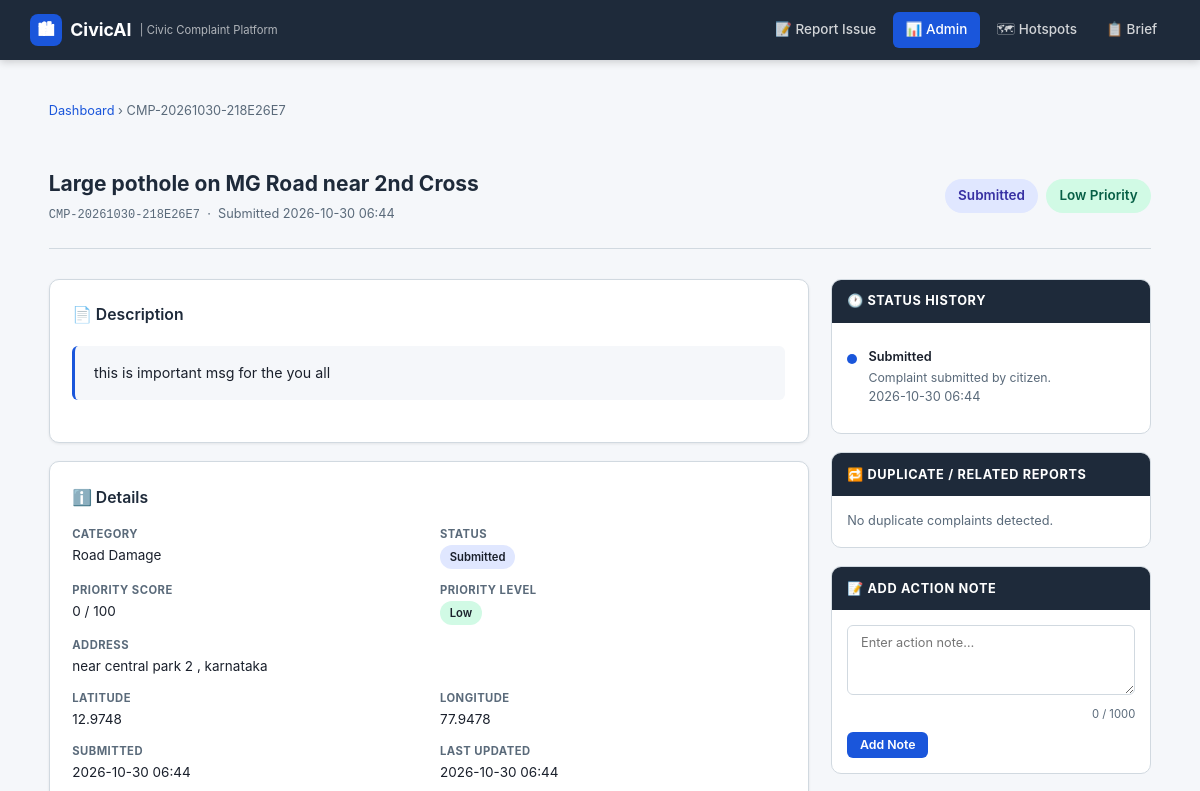
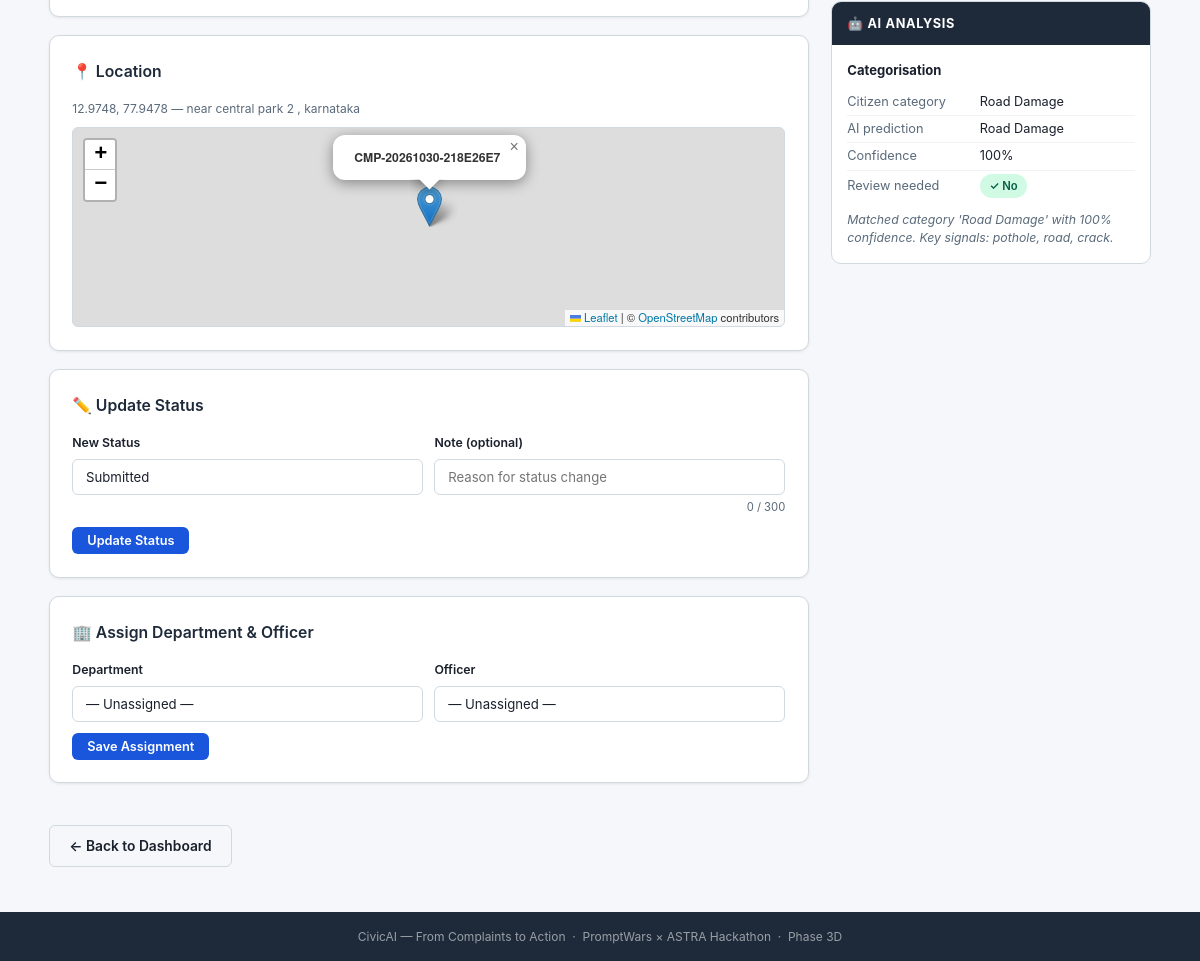
Screenshot of /admin/complaint/CMP-20261030-218E26E7 with the database file from the repository (2 pictures, top to bottom).
### tables this page shows
CREATE TABLE complaints (
    id               INTEGER PRIMARY KEY AUTOINCREMENT,
    complaint_id     TEXT    NOT NULL UNIQUE,
    title            TEXT    NOT NULL,
    description      TEXT    NOT NULL,
    category         TEXT    NOT NULL,
    ai_category      TEXT,
    ai_summary       TEXT,
    image_path       TEXT,
    latitude         REAL,
    longitude        REAL,
    address          TEXT,
    priority_score   REAL    NOT NULL DEFAULT 0.0,
    priority_level   TEXT    NOT NULL DEFAULT 'Low',
    priority_reason  TEXT,
    status           TEXT    NOT NULL DEFAULT 'Submitted',
    department_id    INTEGER,
    assigned_officer INTEGER,
    created_at       TEXT    NOT NULL DEFAULT (datetime('now')),
    updated_at       TEXT    NOT NULL DEFAULT (datetime('now')),
    resolved_at      TEXT, ai_confidence   REAL, ai_explanation  TEXT, ai_needs_review INTEGER NOT NULL DEFAULT 0,
    FOREIGN KEY (department_id)    REFERENCES departments(id) ON DELETE SET NULL,
    FOREIGN KEY (assigned_officer) REFERENCES officers(id)    ON DELETE SET NULL
);

CREATE TABLE status_history (
    id           INTEGER PRIMARY KEY AUTOINCREMENT,
    complaint_id TEXT    NOT NULL,
    old_status   TEXT,
    new_status   TEXT    NOT NULL,
    action_note  TEXT,
    changed_at   TEXT    NOT NULL DEFAULT (datetime('now')),
    FOREIGN KEY (complaint_id) REFERENCES complaints(complaint_id) ON DELETE CASCADE
);

### routes/admin.py (the view)
@admin_bp.route("/complaint/<complaint_id>")
def complaint_detail(complaint_id: str):
    complaint = db.get_complaint_by_id(complaint_id)
    if complaint is None:
        abort(404)
    department      = _get_department(complaint["department_id"])
    officer         = _get_officer(complaint["assigned_officer"])
    status_history  = _get_status_history(complaint_id)
    action_notes    = _get_action_notes(complaint_id)
    duplicate_links = _get_duplicate_links(complaint_id)
    all_departments = db.get_all_departments()
    all_officers = []
    for dept in all_departments:
        all_officers.extend(db.get_officers_by_department(dept["id"]))
    return render_template(
        "admin/detail.html",
        complaint=complaint,
        department=department,
        officer=officer,
        status_history=status_history,
        action_notes=action_notes,
        duplicate_links=duplicate_links,
        statuses=COMPLAINT_STATUSES,
        departments=all_departments,
        all_officers=all_officers,
    )

### templates/admin/detail.html (shortened to what this page needs)
{% extends "base.html" %}
{% block extra_head %}
  {% if complaint.latitude and complaint.longitude %}
  <link rel="stylesheet"
        href="https://unpkg.com/leaflet@1.9.4/dist/leaflet.css"
>
  {% endif %}
{% endblock %}
{% block content %}
<div class="container">
  <nav aria-label="Breadcrumb" style="margin-bottom:1rem;font-size:.85rem;color:var(--text-muted);">
    <a href="{{ url_for('admin.dashboard') }}">Dashboard</a>
    &rsaquo;
    <span>{{ complaint.complaint_id }}</span>
  </nav>
  <div class="page-header">
    <div class="flex justify-between items-center" style="flex-wrap:wrap;gap:1rem;">
      <div>
        <h1 style="font-size:1.4rem;">{{ complaint.title }}</h1>
        <p class="text-muted text-sm" style="margin-top:.25rem;">
          <span class="td-id">{{ complaint.complaint_id }}</span>
          &nbsp;&middot;&nbsp;
          Submitted {{ complaint.created_at[:16] }}
        </p>
      </div>
      <div class="flex gap-1" style="flex-wrap:wrap;">
        {% set status_class = complaint.status | lower | replace(' ', '-') %}
        <span class="badge badge-{{ status_class }}" style="padding:.4rem .9rem;font-size:.9rem;">
          {{ complaint.status }}
        </span>
        {% set p_class = complaint.priority_level | lower %}
        <span class="badge badge-{{ p_class }}" style="padding:.4rem .9rem;font-size:.9rem;">
          {{ complaint.priority_level }} Priority
        </span>
      </div>
    </div>
  </div>
  <div class="detail-grid">
    <div>
      <div class="card" style="margin-bottom:1.25rem;">
        <h2 class="card-title">📄 Description</h2>
        <div class="detail-description">{{ complaint.description }}</div>
      </div>
      <div class="card" style="margin-bottom:1.25rem;">
        <h2 class="card-title">ℹ️ Details</h2>
        <div class="detail-meta">
          <div class="meta-item">
            <label>Category</label>
            <span>{{ complaint.category }}</span>
          </div>
          <div class="meta-item">
            <label>Status</label>
            <span class="badge badge-{{ complaint.status | lower | replace(' ', '-') }}">
              {{ complaint.status }}
            </span>
          </div>
          <div class="meta-item">
            <label>Priority Score</label>
            <span>{{ "%.0f"|format(complaint.priority_score) }} / 100</span>
          </div>
          <div class="meta-item">
            <label>Priority Level</label>
            <span class="badge badge-{{ complaint.priority_level | lower }}">
              {{ complaint.priority_level }}
            </span>
          </div>
          {% if complaint.address %}
          <div class="meta-item" style="grid-column:1/-1;">
            <label>Address</label>
            <span>{{ complaint.address }}</span>
          </div>
          {% endif %}
          {% if complaint.latitude and complaint.longitude %}
          <div class="meta-item">
            <label>Latitude</label>
            <span>{{ complaint.latitude }}</span>
          </div>
          <div class="meta-item">
            <label>Longitude</label>
            <span>{{ complaint.longitude }}</span>
          </div>
          {% endif %}
          <div class="meta-item">
            <label>Submitted</label>
            <span>{{ complaint.created_at[:16] }}</span>
          </div>
          <div class="meta-item">
            <label>Last Updated</label>
            <span>{{ complaint.updated_at[:16] }}</span>
          </div>
        </div>
      </div>
      {% if complaint.latitude and complaint.longitude %}
      <div class="card" style="margin-bottom:1.25rem;">
        <h2 class="card-title">📍 Location</h2>
        <p style="font-size:.8rem;color:var(--text-muted);margin-bottom:.6rem;">
          {{ complaint.latitude }}, {{ complaint.longitude }}
          {% if complaint.address %} &mdash; {{ complaint.address | e }}{% endif %}
        </p>
        <div id="detail-map" aria-label="Complaint location map"></div>
      </div>
      {% endif %}
      <div class="card" style="margin-bottom:1.25rem;">
        <h2 class="card-title">✏️ Update Status</h2>
        <form method="POST"
              action="{{ url_for('admin.complaint_update', complaint_id=complaint.complaint_id) }}">
          <div style="display:grid;grid-template-columns:1fr 1fr;gap:.75rem;margin-bottom:.75rem;">
            <div>
              <label for="new_status" style="font-size:.82rem;">New Status</label>
              <select id="new_status" name="new_status" style="font-size:.88rem;">
                {% for st in statuses %}
                  <option value="{{ st }}"
                    {{ 'selected' if complaint.status == st else '' }}>
                    {{ st }}
                  </option>
                {% endfor %}
              </select>
            </div>
            <div>
              <label for="action_note_status" style="font-size:.82rem;">Note (optional)</label>
              <input type="text" id="action_note_status" name="action_note"
                     placeholder="Reason for status change"
                     maxlength="300" style="font-size:.88rem;">
            </div>
          </div>
          <button type="submit" class="btn btn-primary" style="font-size:.85rem;padding:.4rem 1rem;">
            Update Status
          </button>
        </form>
      </div>
      <div class="card" style="margin-bottom:1.25rem;">
        <h2 class="card-title">🏢 Assign Department &amp; Officer</h2>
        <form method="POST"
              action="{{ url_for('admin.complaint_update', complaint_id=complaint.complaint_id) }}">
          <div style="display:grid;grid-template-columns:1fr 1fr;gap:.75rem;margin-bottom:.75rem;">
            <div>
              <label for="department_id" style="font-size:.82rem;">Department</label>
              <select id="department_id" name="department_id" style="font-size:.88rem;">
                <option value="0">— Unassigned —</option>
              </select>
            </div>
            <div>
              <label for="officer_id" style="font-size:.82rem;">Officer</label>
              <select id="officer_id" name="officer_id" style="font-size:.88rem;">
                <option value="0">— Unassigned —</option>
              </select>
            </div>
          </div>
          <button type="submit" class="btn btn-primary" style="font-size:.85rem;padding:.4rem 1rem;">
            Save Assignment
          </button>
        </form>
      </div>
    </div>
    <div>
      <div class="sidebar-card" style="margin-bottom:1.25rem;">
        <div class="sidebar-header">🕐 Status History</div>
        <div class="sidebar-body">
          {% if status_history %}
          <ul class="history-list">
            {% for h in status_history %}
            <li class="history-item">
              <span class="history-dot"></span>
              <div>
                <p style="font-size:.85rem;font-weight:600;">
                  {% if h.old_status %}
                    {{ h.old_status }} → {{ h.new_status }}
                  {% else %}
                    {{ h.new_status }}
                  {% endif %}
                </p>
                {% if h.action_note %}
                <p style="font-size:.82rem;color:var(--text-muted);">{{ h.action_note }}</p>
                {% endif %}
                <p class="text-muted text-sm">{{ h.changed_at[:16] }}</p>
              </div>
            </li>
            {% endfor %}
          </ul>
          {% else %}
          <p class="text-muted text-sm">No history recorded.</p>
          {% endif %}
        </div>
      </div>
      <div class="sidebar-card" style="margin-bottom:1.25rem;">
        <div class="sidebar-header">🔁 Duplicate / Related Reports</div>
        <div class="sidebar-body">
          {% if duplicate_links %}
          <ul class="history-list">
            {% for d in duplicate_links %}
            <li class="history-item">
              <span class="history-dot" style="background:var(--accent-orange);"></span>
              <div>
                <a href="{{ url_for('admin.complaint_detail', complaint_id=d.matched_complaint_id) }}"
                   style="font-size:.85rem;font-weight:600;">
                  {{ d.matched_complaint_id }}
                </a>
                <p class="text-muted text-sm">
                  Similarity: {{ "%.0f"|format(d.similarity_score * 100) }}%
                </p>
                {% if d.explanation %}
                <p class="text-muted text-sm" style="font-style:italic;">
                  {{ d.explanation | truncate(90) }}
                </p>
                {% endif %}
              </div>
            </li>
            {% endfor %}
          </ul>
          {% else %}
          <p class="text-muted text-sm">No duplicate complaints detected.</p>
          {% endif %}
        </div>
      </div>
      <div class="sidebar-card" style="margin-bottom:1.25rem;">
        <div class="sidebar-header">📝 Add Action Note</div>
        <div class="sidebar-body">
          <form method="POST"
                action="{{ url_for('admin.complaint_add_note', complaint_id=complaint.complaint_id) }}">
            <div class="form-group" style="margin-bottom:.6rem;">
              <textarea name="note" rows="3"
                        placeholder="Enter action note…"
                        maxlength="1000"
                        style="font-size:.85rem;resize:vertical;min-height:70px;"></textarea>
            </div>
            <button type="submit" class="btn btn-primary"
                    style="font-size:.82rem;padding:.35rem .85rem;">
              Add Note
            </button>
          </form>
        </div>
      </div>
      <div class="sidebar-card">
        <div class="sidebar-header">🤖 AI Analysis</div>
        <div class="sidebar-body" style="font-size:.87rem;">
          <p style="font-weight:700;margin-bottom:.5rem;">Categorisation</p>
          <table style="width:100%;border-collapse:collapse;font-size:.85rem;">
            <tr>
              <td style="color:var(--text-muted);padding:.2rem .4rem .2rem 0;width:46%;">Citizen category</td>
              <td style="padding:.2rem 0;">{{ complaint.category }}</td>
            </tr>
            <tr>
              <td style="color:var(--text-muted);padding:.2rem .4rem .2rem 0;">AI prediction</td>
              <td style="padding:.2rem 0;">
                {% if complaint.ai_category %}
                  {{ complaint.ai_category }}
                {% else %}
                  <span class="text-muted">Not analysed yet</span>
                {% endif %}
              </td>
            </tr>
            <tr>
              <td style="color:var(--text-muted);padding:.2rem .4rem .2rem 0;">Confidence</td>
              <td style="padding:.2rem 0;">
                {% if complaint.ai_confidence is not none and complaint.ai_confidence %}
                  {{ "%.0f"|format(complaint.ai_confidence * 100) }}%
                {% else %}
                  <span class="text-muted">—</span>
                {% endif %}
              </td>
            </tr>
            <tr>
              <td style="color:var(--text-muted);padding:.2rem .4rem .2rem 0;">Review needed</td>
              <td style="padding:.2rem 0;">
                {% if complaint.ai_needs_review %}
                  <span class="badge badge-under-review">⚠ Yes</span>
                {% else %}
                  <span class="badge badge-resolved">✓ No</span>
                {% endif %}
              </td>
            </tr>
          </table>
          {% if complaint.ai_explanation %}
          <p style="margin-top:.65rem;color:var(--text-muted);font-style:italic;font-size:.82rem;line-height:1.5;">
            {{ complaint.ai_explanation }}
          </p>
          {% endif %}
        </div>
      </div>
    </div>
  </div>
  <div style="margin-top:1.5rem;">
    <a href="{{ url_for('admin.dashboard') }}" class="btn btn-secondary">
      ← Back to Dashboard
    </a>
  </div>
</div>
{% endblock %}

### rows the page displays
complaints: complaint_id "CMP-20261030-218E26E7", title "Large pothole on MG Road near 2nd Cross", created_at "2026-10-30 06:44", status "Submitted", priority_level "Low", description "this is important msg for the you all", category "Road Damage", priority_score "0", address "near central park 2 , karnataka", latitude "12.9748", longitude "77.9478", updated_at "2026-10-30 06:44", ai_category "Road Damage", complaint.ai_confidence*100 "100", ai_explanation "Matched category 'Road Damage' with 100% confidence. Key signals: pothole, road, crack."
status_history: new_status "Submitted", action_note "Complaint submitted by citizen.", changed_at "2026-10-30 06:44"

### other values shown
form field new_status "Submitted"
